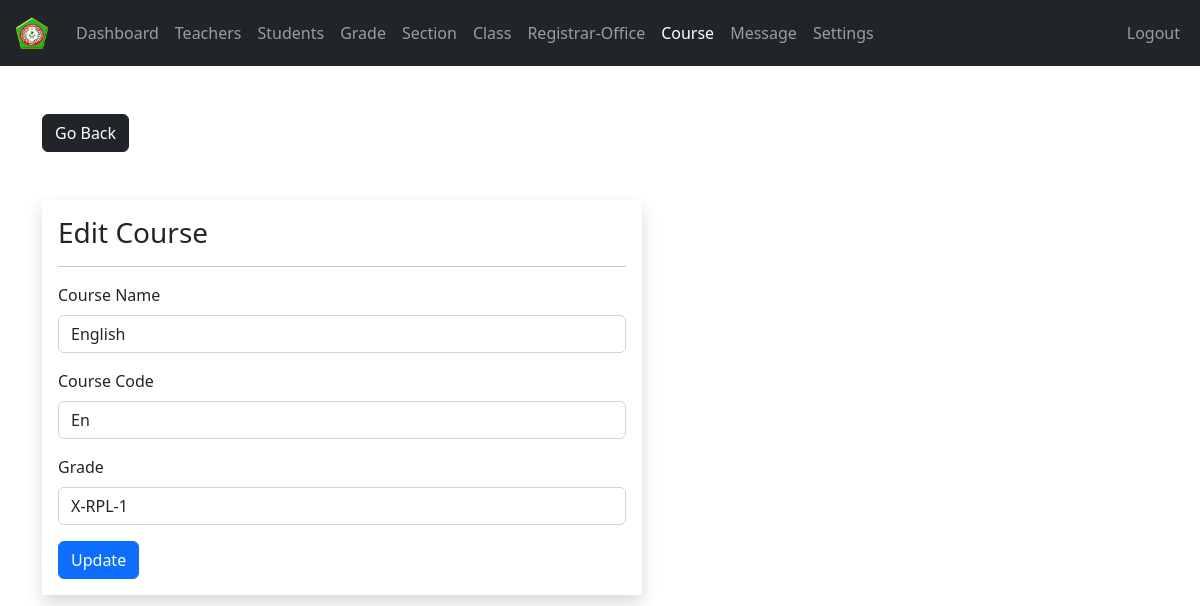
/admin/course-edit.php?course_id=1 (signed in), run on the app's committed database.
### tables this page shows
CREATE TABLE `subjects` (
  `subject_id` int(11) NOT NULL,
  `subject` varchar(31) NOT NULL,
  `subject_code` varchar(31) NOT NULL,
  `grade` int(11) NOT NULL
);

CREATE TABLE `grades` (
  `grade_id` int(11) NOT NULL,
  `grade` varchar(31) NOT NULL,
  `grade_code` varchar(7) NOT NULL
);

### admin/data/subject.php (called while the page is built, shortened)
<?php
function getSubjectById($subject_id, $conn){
   $sql = "SELECT * FROM subjects
           WHERE subject_id=?";
   $stmt = $conn->prepare($sql);
   $stmt->execute([$subject_id]);
   if ($stmt->rowCount() == 1) {
     $subject = $stmt->fetch();
     return $subject;
   }else {
   	return 0;
   }
}
 ?>

### admin/data/grade.php (called while the page is built, shortened)
<?php
function getAllGrades($conn){
   $sql = "SELECT * FROM grades";
   $stmt = $conn->prepare($sql);
   $stmt->execute();
   if ($stmt->rowCount() >= 1) {
     $grades = $stmt->fetchAll();
     return $grades;
   }else {
    return 0;
   }
}

### admin/course-edit.php (the view, shortened to what this page needs)
<?php
if (isset($_SESSION['admin_id']) &&
    isset($_SESSION['role'])     &&
    isset($_GET['course_id'])) {
    if ($_SESSION['role'] == 'Admin') {
       include "../DB_connection.php";
       include "data/subject.php";
       include "data/grade.php";
       $course_id = $_GET['course_id'];
       $course = getSubjectById($course_id, $conn);
       $grades = getAllGrades($conn);
 ?>
<!DOCTYPE html>
<html lang="en">
<head>
	<link rel="stylesheet" href="https://cdn.jsdelivr.net/npm/bootstrap@5.2.0/dist/css/bootstrap.min.css">
	<link rel="stylesheet" href="../css/style.css">
  <link rel="stylesheet" href="https://cdnjs.cloudflare.com/ajax/libs/font-awesome/4.7.0/css/font-awesome.min.css">
</head>
<body>
    <?php
        include "inc/navbar.php";
     ?>
     <div class="container mt-5">
        <a href="course.php"
           class="btn btn-dark">Go Back</a>
        <form method="post"
              class="shadow p-3 mt-5 form-w"
              action="req/course-edit.php">
        <h3>Edit Course</h3><hr>
        <div class="mb-3">
          <label class="form-label">Course Name</label>
          <input type="text"
                 class="form-control"
                 value="<?=$course['subject']?>"
                 name="course_name">
        </div>
        <div class="mb-3">
          <label class="form-label">Course Code</label>
          <input type="text"
                 class="form-control"
                 value="<?=$course['subject_code']?>"
                 name="course_code">
        </div>
        <div class="mb-3">
          <label class="form-label">Grade</label>
          <select name="grade"
                  class="form-control" >
                  <?php foreach ($grades as $grade) {
                     $selected = 0;
                     if ($grade['grade_id'] == $course['grade'] ) {
                       $selected = 1;
                     }
                  ?>
                    <option  value="<?=$grade['grade_id']?>"
                          <?php if ($selected) echo "selected"; ?> >
                       <?=$grade['grade_code'].'-'.$grade['grade']?>
                    </option>
                  <?php } ?>
          </select>
        </div>
      <button type="submit"
              class="btn btn-primary">
              Update</button>
     </form>
</body>
</html>
<?php
  }else {
    header("Location: course.php");
    exit;
  }
}else {
	header("Location: course.php");
	exit;
}
?>

### css/style.css (style rules this page uses)
.form-w { max-width: 600px; width: 100%; }

### data on the page
subjects: course_name "English", course_code "En", grade "X-RPL-1"
